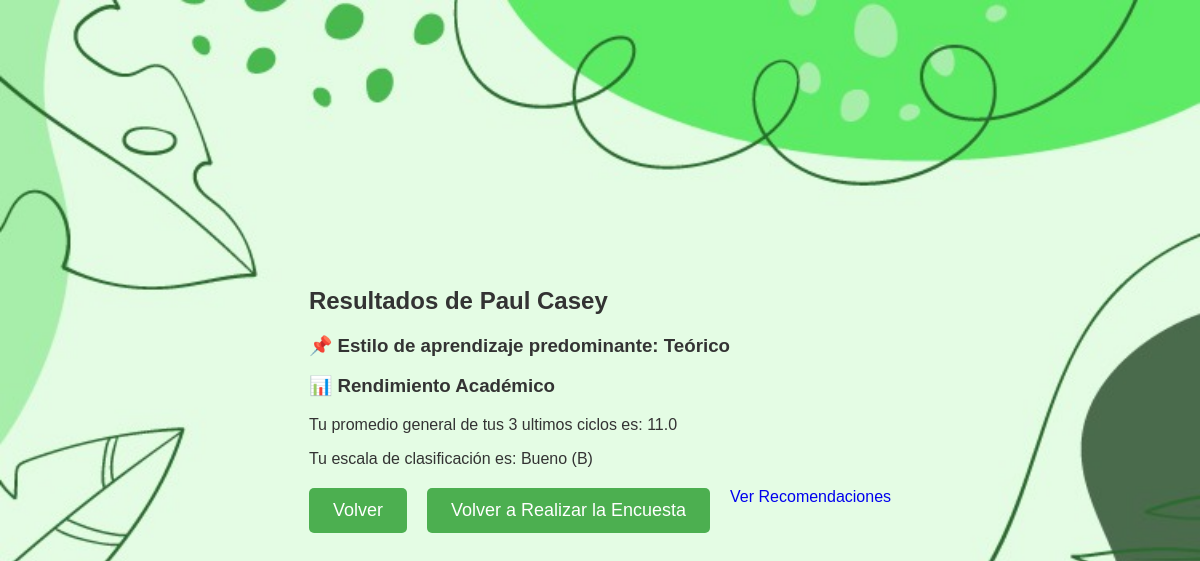
Before: /resultado (signed in) with the older database file.
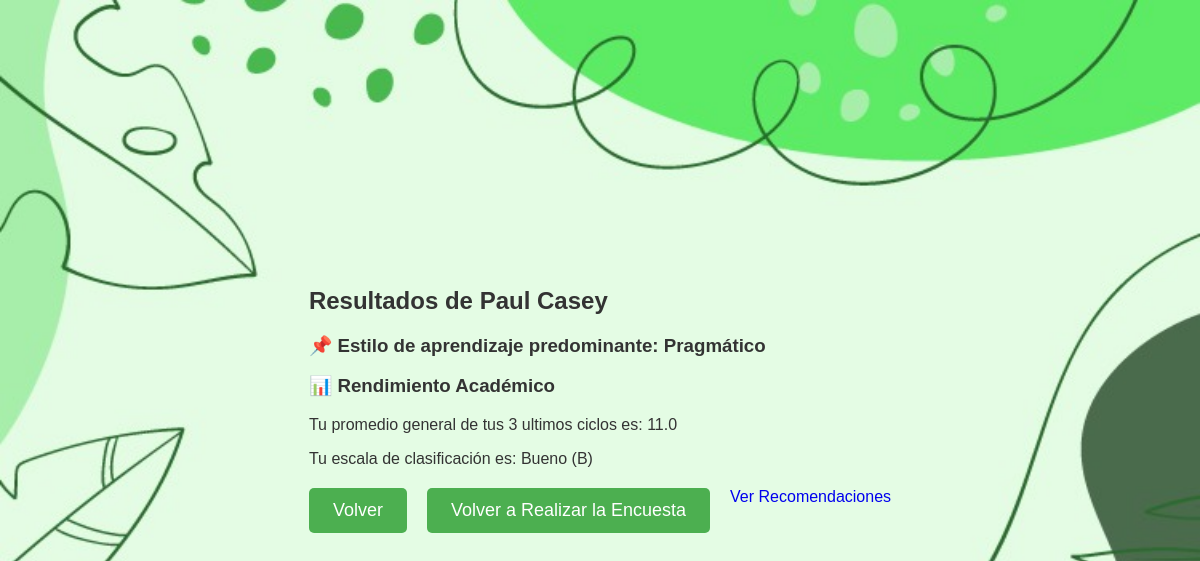
After: the same page with the newer database file.
### tables this page shows
CREATE TABLE usuarios (
    id_usuario INTEGER PRIMARY KEY AUTOINCREMENT,
        email TEXT UNIQUE NOT NULL,
            contraseña TEXT NOT NULL,
                nombre TEXT NOT NULL,
                    apellido TEXT NOT NULL,
                        ciclo_1 INTEGER,
                            ciclo_2 INTEGER,
                                ciclo_3 INTEGER
                                , estilo TEXT);

### app.py (the view)
@app.route('/resultado', methods=['GET', 'POST'])
def resultado():
    if "usuario_id" not in session:
        return redirect(url_for("login"))
    usuario_id = session["usuario_id"]
    nombre = session["nombre"]
    apellido = session["apellido"]
    conn = sqlite3.connect(DB_PATH)
    cursor = conn.cursor()
    cursor.execute("SELECT pregunta, respuesta FROM respuestas WHERE id_usuario = ?", (usuario_id,))
    respuestas = dict(cursor.fetchall())  # Convertir a diccionario para fácil acceso
    conn.close()
    print("Respuestas obtenidas de la BD:", respuestas)
    estilos = {"Activo": 0, "Reflexivo": 0, "Teórico": 0, "Pragmático": 0}
    for i, pregunta in enumerate(preguntas):
        respuesta = respuestas.get(pregunta["texto"])  # Cambiar clave de acceso a la pregunta real
        if respuesta == '+':
            estilos[pregunta["estilo"]] += 1
    print("Conteo de estilos antes de elegir:", estilos)
    estilo_predominante = max(estilos, key=estilos.get)
    print(f"Estilo seleccionado: {estilo_predominante}")
    print(f"Actualizando estilo en la BD: {estilo_predominante} para usuario ID {usuario_id}")
    conn = sqlite3.connect(DB_PATH)
    cursor = conn.cursor()
    cursor.execute("UPDATE usuarios SET estilo = ? WHERE id_usuario = ?", (estilo_predominante, usuario_id))
    conn.commit()
    conn.close()
    rendimiento = CalculoDeRendimiento.obtener_rendimiento(nombre, apellido)
    promedio_rendimiento = rendimiento["promedio"]
    tipo_rendimiento = rendimiento["tipo_rendimiento"]
    ultima_pagina = 1  # Por defecto, empezar en la página 1
    conn = sqlite3.connect(DB_PATH)
    cursor = conn.cursor()
    cursor.execute("SELECT COUNT(DISTINCT pregunta) FROM respuestas WHERE id_usuario = ?", (usuario_id,))
    num_respuestas = cursor.fetchone()[0]
    conn.close()
    if num_respuestas > 60:
        ultima_pagina = 4
    elif num_respuestas > 40:
        ultima_pagina = 3
    elif num_respuestas > 20:
        ultima_pagina = 2
    return render_template('resultado.html',
                           nombre=nombre, apellido=apellido,
                           estilo=estilo_predominante,
                           promedio_rendimiento=promedio_rendimiento,
                           tipo_rendimiento=tipo_rendimiento,
                           ultima_pagina=ultima_pagina)

### templates/resultado.html (shortened to what this page needs)
<!DOCTYPE html>
<html lang="es">
<head>
    <link rel="stylesheet" href="{{ url_for('static', filename='styles.css') }}">
</head>
<body>
    <div id="resultado-container">
        <h2>Resultados de {{ nombre }} {{ apellido }}</h2>
        <h3>📌 Estilo de aprendizaje predominante: <strong>{{ estilo }}</strong></h3>
        <h3>📊 Rendimiento Académico</h3>
        <p>Tu promedio general de tus 3 ultimos ciclos es: {{ promedio_rendimiento }}</p>
        <p>Tu escala de clasificación es: {{ tipo_rendimiento }}</p>
        <div class="botones">
            <a href="{{ url_for('dashboard') }}"><button>Volver</button></a>
            <a href="{{ url_for('encuesta',pagina=ultima_pagina)}}"><button>Volver a Realizar la Encuesta</button></a>
            <a href="{{ url_for('recomendaciones') }}" class="button">Ver Recomendaciones</a>
        </div>
    </div>
</body>
</html>

### static/styles.css (style rules this page uses)
body { background-image: url('/static/fondo.jpg'); background-size: cover; background-position: center; background-repeat: no-repeat; min-height: 100vh; margin: 0; padding: 0; font-family: Arial, sans-serif; color: #333; display: flex; flex-direction: column; align-items: center; justify-content: center; }
.botones { display: flex; justify-content: center; gap: 20px; margin-top: 20px; }
.botones a { text-decoration: none; }
.botones button { background-color: #4CAF50; color: white; border: none; padding: 12px 24px; font-size: 18px; cursor: pointer; border-radius: 5px; transition: background-color 0.3s ease; }

Changed rows visible on the page:
changed usuarios "Paul": estilo (not shown) → "Pragmático"
Other visible differences:
{{ estilo }}: "Teórico" → (not shown)
